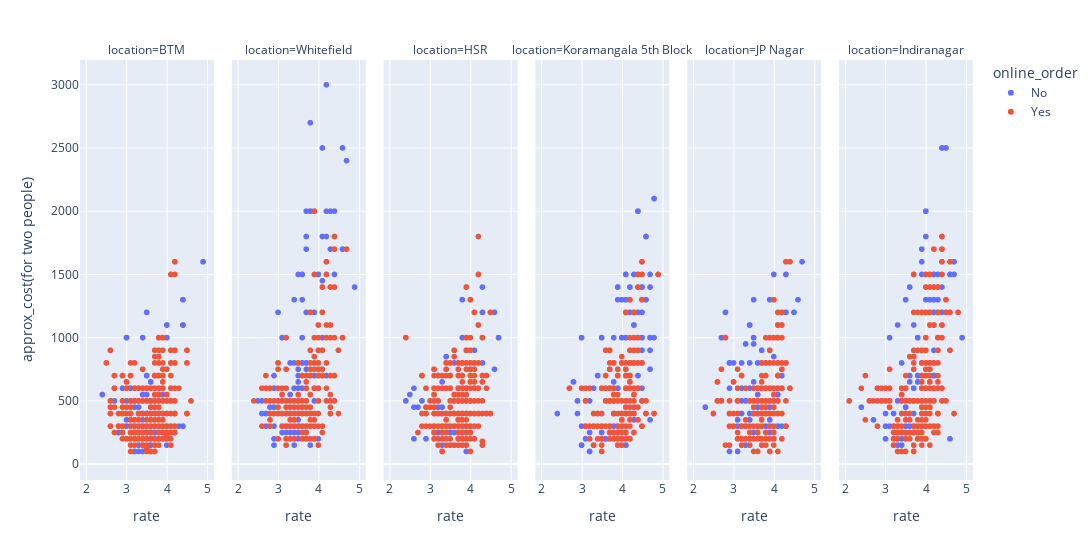

The cell this chart's notebook holds for it:
### Code cell
### scatterplot between 'rate'

px.scatter(x="rate",y='approx_cost(for two people)',
           color='online_order',data_frame=df ,
           facet_col='location' ,width=1600)

### Figure 1 — Plotly figure (JSON) as saved in the notebook; plotly's stock layout.template omitted (floating-point values rounded to 4 significant figures; data arrays with more than 128 entries replaced by an {"elided": "..."} marker saying what was removed)
{"data": [{"hovertemplate": "online_order=No<br>location=BTM<br>rate=%{x}<br>approx_cost(for two people)=%{y}<extra></extra>", "legendgroup": "No", "marker": {"color": "#636efa", "symbol": "circle"}, "mode": "markers", "name": "No", "showlegend": true, "type": "scattergl", "x": {"elided": "529 float values"}, "xaxis": "x", "y": {"elided": "529 int values"}, "yaxis": "y"}, {"hovertemplate": "online_order=No<br>location=Whitefield<br>rate=%{x}<br>approx_cost(for two people)=%{y}<extra></extra>", "legendgroup": "No", "marker": {"color": "#636efa", "symbol": "circle"}, "mode": "markers", "name": "No", "showlegend": false, "type": "scattergl", "x": {"elided": "295 float values"}, "xaxis": "x2", "y": {"elided": "295 int values"}, "yaxis": "y2"}, {"hovertemplate": "online_order=No<br>location=HSR<br>rate=%{x}<br>approx_cost(for two people)=%{y}<extra></extra>", "legendgroup": "No", "marker": {"color": "#636efa", "symbol": "circle"}, "mode": "markers", "name": "No", "showlegend": false, "type": "scattergl", "x": {"elided": "183 float values"}, "xaxis": "x3", "y": {"elided": "183 int values"}, "yaxis": "y3"}, {"hovertemplate": "online_order=No<br>location=Koramangala 5th Block<br>rate=%{x}<br>approx_cost(for two people)=%{y}<extra></extra>", "legendgroup": "No", "marker": {"color": "#636efa", "symbol": "circle"}, "mode": "markers", "name": "No", "showlegend": false, "type": "scattergl", "x": {"elided": "247 float values"}, "xaxis": "x4", "y": {"elided": "247 int values"}, "yaxis": "y4"}, {"hovertemplate": "online_order=No<br>location=JP Nagar<br>rate=%{x}<br>approx_cost(for two people)=%{y}<extra></extra>", "legendgroup": "No", "marker": {"color": "#636efa", "symbol": "circle"}, "mode": "markers", "name": "No", "showlegend": false, "type": "scattergl", "x": {"elided": "280 float values"}, "xaxis": "x5", "y": {"elided": "280 int values"}, "yaxis": "y5"}, {"hovertemplate": "online_order=No<br>location=Indiranagar<br>rate=%{x}<br>approx_cost(for two people)=%{y}<extra></extra>", "legendgroup": "No", "marker": {"color": "#636efa", "symbol": "circle"}, "mode": "markers", "name": "No", "showlegend": false, "type": "scattergl", "x": {"elided": "211 float values"}, "xaxis": "x6", "y": {"elided": "211 int values"}, "yaxis": "y6"}, {"hovertemplate": "online_order=Yes<br>location=BTM<br>rate=%{x}<br>approx_cost(for two people)=%{y}<extra></extra>", "legendgroup": "Yes", "marker": {"color": "#EF553B", "symbol": "circle"}, "mode": "markers", "name": "Yes", "showlegend": true, "type": "scattergl", "x": {"elided": "963 float values"}, "xaxis": "x", "y": {"elided": "963 int values"}, "yaxis": "y"}, {"hovertemplate": "online_order=Yes<br>location=Whitefield<br>rate=%{x}<br>approx_cost(for two people)=%{y}<extra></extra>", "legendgroup": "Yes", "marker": {"color": "#EF553B", "symbol": "circle"}, "mode": "markers", "name": "Yes", "showlegend": false, "type": "scattergl", "x": {"elided": "338 float values"}, "xaxis": "x2", "y": {"elided": "338 int values"}, "yaxis": "y2"}, {"hovertemplate": "online_order=Yes<br>location=HSR<br>rate=%{x}<br>approx_cost(for two people)=%{y}<extra></extra>", "legendgroup": "Yes", "marker": {"color": "#EF553B", "symbol": "circle"}, "mode": "markers", "name": "Yes", "showlegend": false, "type": "scattergl", "x": {"elided": "584 float values"}, "xaxis": "x3", "y": {"elided": "584 int values"}, "yaxis": "y3"}, {"hovertemplate": "online_order=Yes<br>location=Koramangala 5th Block<br>rate=%{x}<br>approx_cost(for two people)=%{y}<extra></extra>", "legendgroup": "Yes", "marker": {"color": "#EF553B", "symbol": "circle"}, "mode": "markers", "name": "Yes", "showlegend": false, "type": "scattergl", "x": {"elided": "525 float values"}, "xaxis": "x4", "y": {"elided": "525 int values"}, "yaxis": "y4"}, {"hovertemplate": "online_order=Yes<br>location=JP Nagar<br>rate=%{x}<br>approx_cost(for two people)=%{y}<extra></extra>", "legendgroup": "Yes", "marker": {"color": "#EF553B", "symbol": "circle"}, "mode": "markers", "name": "Yes", "showlegend": false, "type": "scattergl", "x": {"elided": "428 float values"}, "xaxis": "x5", "y": {"elided": "428 int values"}, "yaxis": "y5"}, {"hovertemplate": "online_order=Yes<br>location=Indiranagar<br>rate=%{x}<br>approx_cost(for two people)=%{y}<extra></extra>", "legendgroup": "Yes", "marker": {"color": "#EF553B", "symbol": "circle"}, "mode": "markers", "name": "Yes", "showlegend": false, "type": "scattergl", "x": {"elided": "417 float values"}, "xaxis": "x6", "y": {"elided": "417 int values"}, "yaxis": "y6"}], "layout": {"annotations": [{"font": {}, "showarrow": false, "text": "location=BTM", "x": 0.075, "xanchor": "center", "xref": "paper", "y": 1, "yanchor": "bottom", "yref": "paper"}, {"font": {}, "showarrow": false, "text": "location=Whitefield", "x": 0.245, "xanchor": "center", "xref": "paper", "y": 1, "yanchor": "bottom", "yref": "paper"}, {"font": {}, "showarrow": false, "text": "location=HSR", "x": 0.415, "xanchor": "center", "xref": "paper", "y": 1, "yanchor": "bottom", "yref": "paper"}, {"font": {}, "showarrow": false, "text": "location=Koramangala 5th Block", "x": 0.585, "xanchor": "center", "xref": "paper", "y": 1, "yanchor": "bottom", "yref": "paper"}, {"font": {}, "showarrow": false, "text": "location=JP Nagar", "x": 0.755, "xanchor": "center", "xref": "paper", "y": 1, "yanchor": "bottom", "yref": "paper"}, {"font": {}, "showarrow": false, "text": "location=Indiranagar", "x": 0.925, "xanchor": "center", "xref": "paper", "y": 1, "yanchor": "bottom", "yref": "paper"}], "legend": {"title": {"text": "online_order"}, "tracegroupgap": 0}, "margin": {"t": 60}, "width": 1600, "xaxis": {"anchor": "y", "domain": [0, 0.15], "title": {"text": "rate"}}, "xaxis2": {"anchor": "y2", "domain": [0.17, 0.32], "matches": "x", "title": {"text": "rate"}}, "xaxis3": {"anchor": "y3", "domain": [0.34, 0.49], "matches": "x", "title": {"text": "rate"}}, "xaxis4": {"anchor": "y4", "domain": [0.51, 0.66], "matches": "x", "title": {"text": "rate"}}, "xaxis5": {"anchor": "y5", "domain": [0.68, 0.83], "matches": "x", "title": {"text": "rate"}}, "xaxis6": {"anchor": "y6", "domain": [0.85, 1], "matches": "x", "title": {"text": "rate"}}, "yaxis": {"anchor": "x", "domain": [0, 1], "title": {"text": "approx_cost(for two people)"}}, "yaxis2": {"anchor": "x2", "domain": [0, 1], "matches": "y", "showticklabels": false}, "yaxis3": {"anchor": "x3", "domain": [0, 1], "matches": "y", "showticklabels": false}, "yaxis4": {"anchor": "x4", "domain": [0, 1], "matches": "y", "showticklabels": false}, "yaxis5": {"anchor": "x5", "domain": [0, 1], "matches": "y", "showticklabels": false}, "yaxis6": {"anchor": "x6", "domain": [0, 1], "matches": "y", "showticklabels": false}}}
